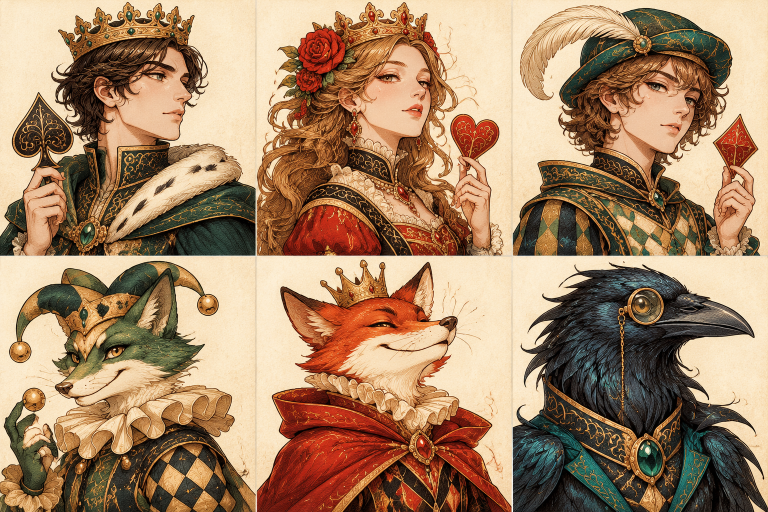
#> input picture games/doudizhu/assets/card-characters.png, 1536 x 1024 px (shown at 1/2 size)
$ python prepare-doudizhu-art.py
#> lines starting #> are read from the running program, lines starting #| are printed output that depends on the picture
"""从第三方生图的 3×2 原图生成牌面插画。原图保留，便于再次调整。"""
from pathlib import Path
from PIL import Image

assets = Path(__file__).resolve().parents[1] / "games" / "doudizhu" / "assets"
with Image.open(assets / "card-characters.png") as sheet:
#> sheet is the input picture: PIL image 1536x1024 RGB; mean R, G, B 166.8, 134.4, 103.6
    width, height = sheet.size
#> width = 1536; height = 1024
    for index, name in enumerate(["king", "queen", "jack", "joker-green", "joker-red", "raven"]):
        column, row = index % 3, index // 3
        box = (round(column * width / 3), round(row * height / 2),
               round((column + 1) * width / 3), round((row + 1) * height / 2))
        portrait = sheet.crop(box).resize((384, 384), Image.Resampling.LANCZOS)
        portrait.save(assets / f"{name}.webp", "WEBP", quality=90, method=6)
        print(f"Saved {name}.webp")
#> this loop made 6 passes
#> pass 1, `portrait = sheet.crop(box).resize((384, 384), Image.Resampling.LANCZOS)`:
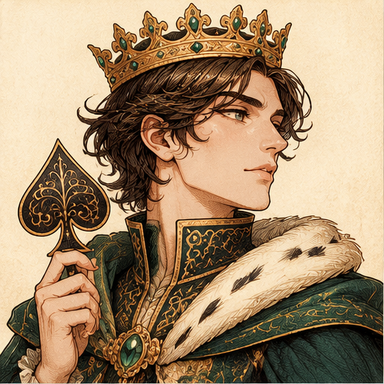
#> portrait: PIL image 384x384 RGB; mean R, G, B 165.5, 140.1, 109.7
#> pass 2, `portrait = sheet.crop(box).resize((384, 384), Image.Resampling.LANCZOS)`:
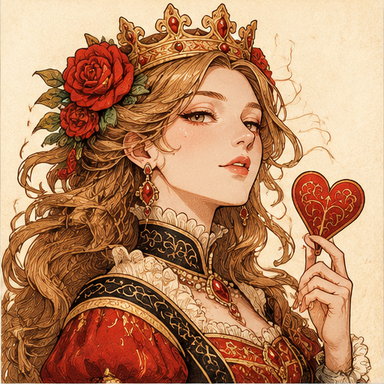
#> portrait: PIL image 384x384 RGB; mean R, G, B 185.5, 135.6, 99.5
#> pass 3, `portrait = sheet.crop(box).resize((384, 384), Image.Resampling.LANCZOS)`:
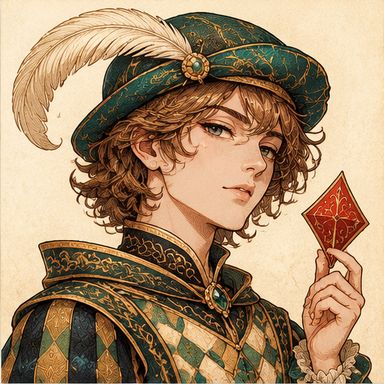
#> portrait: PIL image 384x384 RGB; mean R, G, B 169.7, 140.8, 108.2
#> after the loop:
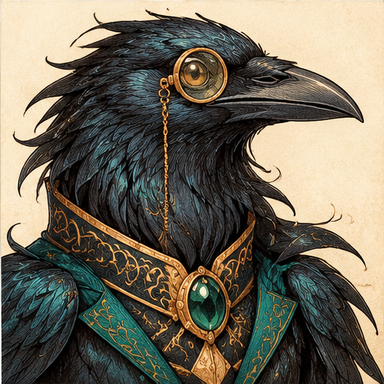
#> portrait: PIL image 384x384 RGB; mean R, G, B 115.1, 108.1, 92.5
